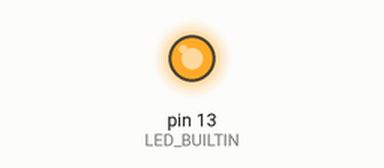
Simulated run of this sketch. Board: Arduino Uno, built with avr-gcc and run on an emulated ATmega328P. Shown: output pins drawn as LEDs (lit = HIGH).

Above: at 0.7 s.
At 33.3 s:
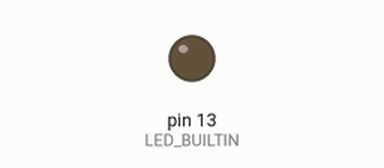
Timing chart, 0 to 35.2 s (numbered marks = the images above):
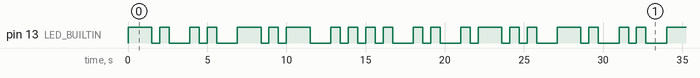

Measured:
- by itself, pin 13 (LED_BUILTIN): moves between LOW and HIGH, repeating every 27.1 s
- by itself, everything shown: repeats every 27.1 s, in 34 steps

The sketch:

morse_code.ino
```cpp
//int lightPin = 12;

void dot() {
  digitalWrite(LED_BUILTIN, HIGH);
  delay(600);
  digitalWrite(LED_BUILTIN, LOW);
  delay(500);
}

void line(){
   digitalWrite(LED_BUILTIN, HIGH);
  delay(1500);
  digitalWrite(LED_BUILTIN, LOW);
  delay(500);
}


void setup() {
 pinMode(LED_BUILTIN, OUTPUT);
}


void loop(){
  //( n = - .)
  line();
  dot();

  delay(800);

  //(i = ..)
  dot();
  dot();
  delay(800);

  //(k = - . -)
  line();
  dot();
  line();
  delay(800);

  //(h = . . . . )

   dot();
   dot();
   dot();
   dot();
   delay(800);

   //(i = . .)

   dot();
   dot();
   delay(800);

   //(l = . - . .)
   dot();
   line();
   dot();
   dot();
   delay(800);
}
```
